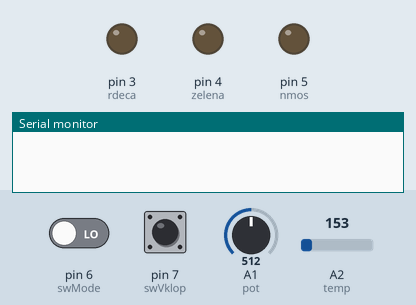
Recording of a sketch running on a simulated Arduino Uno, built with avr-gcc and run on an emulated ATmega328P. On the bench: output pins drawn as LEDs (lit = HIGH), the last lines printed to the serial monitor. The inputs (shaded band) are chosen by the test bench; at power-on: pin 7 (swVklop) LOW, pin 6 (swMode) LOW, A1 (pot) = 512, A2 (temp) = 153.

Above: at 1.2 s.
1.3 s: pin 7 (swVklop) pulled HIGH for 0.15 s
At 1.37 s:
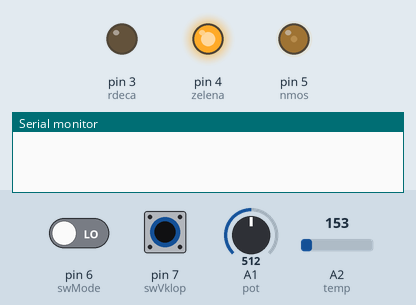
2.9 s: pin 7 (swVklop) pulled HIGH for 3.2 s
At 6.5 s:
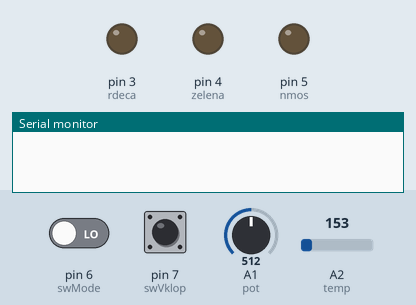
7.6 s: pin 6 (swMode) driven HIGH and pin 7 (swVklop) driven HIGH
At 8.8 s:
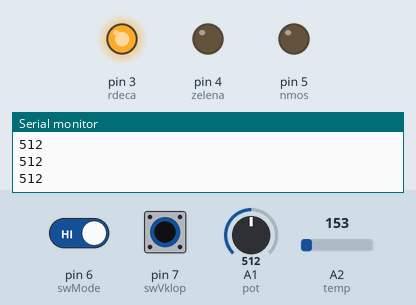
9.1 s: A1 (pot) set to 716
At 10.3 s:
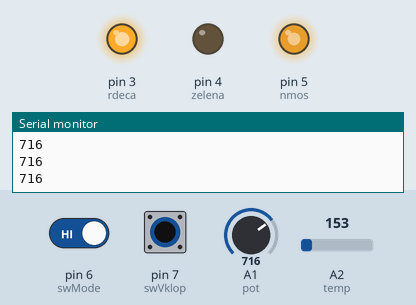
10.6 s: A1 (pot) set to 754
At 11.8 s:
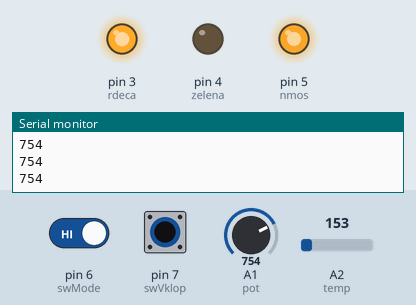
12.1 s: A1 (pot) set to 768
At 13.4 s:
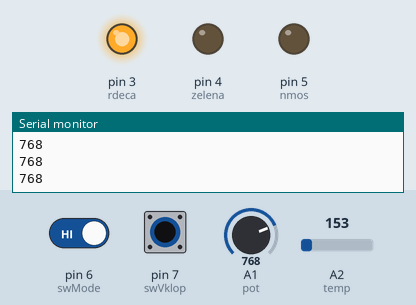
Timing chart, 0 to 14.6 s (numbered marks = the images above; inputs shaded):
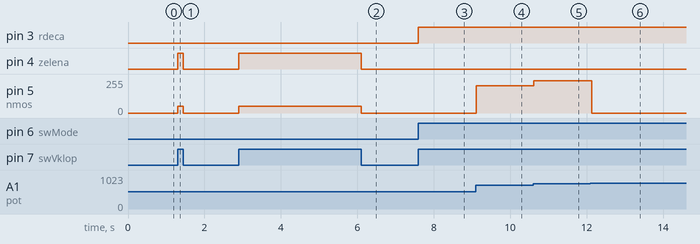

The sketch:

KRMILJENJE_VENTILACIJE_PROSTORA.ino
```cpp
#define swVklop 7
#define swMode 6
#define nmos 5
#define pot A1
#define temp A2
#define zelena 4
#define rdeca 3

void setup()
{
  pinMode(swVklop, INPUT);
  pinMode(swMode, INPUT);
  pinMode(pot, INPUT);
  pinMode(temp, INPUT);
  pinMode(nmos, OUTPUT);
  pinMode(zelena, OUTPUT);
  pinMode(rdeca, OUTPUT);
  Serial.begin(9600);
}

void loop()
{
  if(digitalRead(swVklop) == HIGH) //vklop
  {
    if(digitalRead(swMode) == HIGH) //ročno
  {
      digitalWrite(rdeca, HIGH);
      digitalWrite(zelena, LOW);
      int potVal = analogRead(pot);
      int hitrost = 1023 - potVal;
      map(potVal, 0, 1023, 0, 255);
      analogWrite(nmos, potVal);
    /* delayMicroseconds(hitrost);
      digitalWrite(nmos, LOW);
      delayMicroseconds(potVal);*/
      Serial.println(potVal);
      delay(50);
    }
    else if (digitalRead(swMode) == LOW) //avtomatsko
    {
      digitalWrite(zelena, HIGH);
      digitalWrite(rdeca, LOW);
      int tempVal = analogRead(temp);
      float tempHitrost = tempVal*5;
      tempHitrost /= 1023;
      float temperatura =(tempHitrost-0.5)*100;
      if(temperatura <= 25)
      {
    analogWrite(nmos,50); //nizka hitrost
   }
      else if(temperatura>25 && temperatura<50)
      {
      analogWrite(nmos,100); //srednja hitrost
      }
      else
      {
       analogWrite(nmos,255); //polna hitrost
   }
    }
  }
  else
  {
    analogWrite(nmos, 0);
    digitalWrite(zelena, LOW);
    digitalWrite(rdeca, LOW);
  }
}
```

Measured:
- the behaviour switches between 767 and 768 on A1 (pot) (found by bisection; images 5 and 6)
- after the input at 1.3 s, pin 4 (zelena): LOW → HIGH at once, → LOW 0.15 s later; pin 5 (nmos): 0/255 → 50/255 at once, → 0/255 0.15 s later
- after the input at 2.9 s, pin 4 (zelena): LOW → HIGH at once, → LOW 3.2 s later; pin 5 (nmos): 0/255 → 50/255 at once, → 0/255 3.2 s later
- after the input at 7.6 s, pin 3 (rdeca): LOW → HIGH at once
- after the input at 9.1 s, pin 5 (nmos): 0/255 → 204/255 at once
- after the input at 10.6 s, pin 5 (nmos): 204/255 → 242/255 at once
- after the input at 12.1 s, pin 5 (nmos): 242/255 → 0/255 at once
